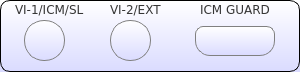
   <widget class="QFrame" name="fp_VI_ICM_SL">
    <property name="geometry">
     <rect>
      <x>54</x>
      <y>84</y>
      <width>300</width>
      <height>72</height>
     </rect>
    </property>
    <property name="styleSheet">
     <string notr="true">/*QFrame{border:2px solid black; background-color: rgba(0,0,0,0);border-radius:10px;}
QLabel{border:1px solid rgba(0,0,0,0);}*/
QFrame{border:1px solid black; background-color: qlineargradient(x1: 0, y1: 0, x2: 0, y2: 1,stop: 0 #ffffff, stop: 1 #dadbff);border-radius:10px;}
QLabel{border:1px solid rgba(0,0,0,0);
background-color: rgb(0, 0, 0,0);
}

</string>
    </property>
    <property name="frameShape">
     <enum>QFrame::StyledPanel</enum>
    </property>
    <property name="frameShadow">
     <enum>QFrame::Raised</enum>
    </property>
    <widget class="QFrame" name="fp_Guarding">
     <property name="geometry">
      <rect>
       <x>195</x>
       <y>26</y>
       <width>80</width>
       <height>30</height>
      </rect>
     </property>
     <property name="styleSheet">
      <string notr="true">border:1px solid gray;
 border-top-right-radius: 8px;
 border-top-left-radius: 8px;
 border-bottom-right-radius: 15px;
 border-bottom-left-radius: 15px;</string>
     </property>
     <property name="frameShape">
      <enum>QFrame::StyledPanel</enum>
     </property>
     <property name="frameShadow">
      <enum>QFrame::Raised</enum>
     </property>
    </widget>
    <widget class="QFrame" name="fp_VI2_EXT">
     <property name="geometry">
      <rect>
       <x>110</x>
       <y>20</y>
       <width>41</width>
       <height>41</height>
      </rect>
     </property>
     <property name="styleSheet">
      <string notr="true">border:1px solid gray;border-radius:20px;
image: url(:/new/prefix1/Button-Blank-Gray-icon.png);</string>
     </property>
     <property name="frameShape">
      <enum>QFrame::StyledPanel</enum>
     </property>
     <property name="frameShadow">
      <enum>QFrame::Raised</enum>
     </property>
    </widget>
    <widget class="QLabel" name="fp_VI1_ICM_SL_label">
     <property name="geometry">
      <rect>
       <x>11</x>
       <y>1</y>
       <width>74</width>
       <height>17</height>
      </rect>
     </property>
     <property name="font">
      <font>
       <family>DejaVu Sans</family>
       <pointsize>9</pointsize>
       <weight>50</weight>
       <bold>false</bold>
      </font>
     </property>
     <property name="styleSheet">
      <string notr="true">color: rgb(53, 53, 53);</string>
     </property>
     <property name="text">
      <string>VI-1/ICM/SL</string>
     </property>
    </widget>
    <widget class="QLabel" name="fp_VI2_EXT_label">
     <property name="geometry">
      <rect>
       <x>106</x>
       <y>1</y>
       <width>60</width>
       <height>17</height>
      </rect>
     </property>
     <property name="font">
      <font>
       <family>DejaVu Sans</family>
       <pointsize>9</pointsize>
       <weight>50</weight>
       <bold>false</bold>
      </font>
     </property>
     <property name="styleSheet">
      <string notr="true">color: rgb(53, 53, 53);</string>
     </property>
     <property name="text">
      <string>VI-2/EXT</string>
     </property>
    </widget>
    <widget class="QFrame" name="fp_VI1_ICM_SL">
     <property name="geometry">
      <rect>
       <x>24</x>
       <y>20</y>
       <width>41</width>
       <height>41</height>
      </rect>
     </property>
     <property name="styleSheet">
      <string notr="true">border:1px solid gray;border-radius:20px;
image: url(:/new/prefix1/Button-Blank-Gray-icon.png);</string>
     </property>
     <property name="frameShape">
      <enum>QFrame::StyledPanel</enum>
     </property>
     <property name="frameShadow">
      <enum>QFrame::Raised</enum>
     </property>
    </widget>
    <widget class="QLabel" name="fp_ICM_Guard">
     <property name="geometry">
      <rect>
       <x>196</x>
       <y>1</y>
       <width>75</width>
       <height>17</height>
      </rect>
     </property>
     <property name="font">
      <font>
       <family>DejaVu Sans</family>
       <pointsize>9</pointsize>
       <weight>50</weight>
       <bold>false</bold>
      </font>
     </property>
     <property name="styleSheet">
      <string notr="true">color: rgb(53, 53, 53);</string>
     </property>
     <property name="text">
      <string>ICM GUARD</string>
     </property>
    </widget>
   </widget>
